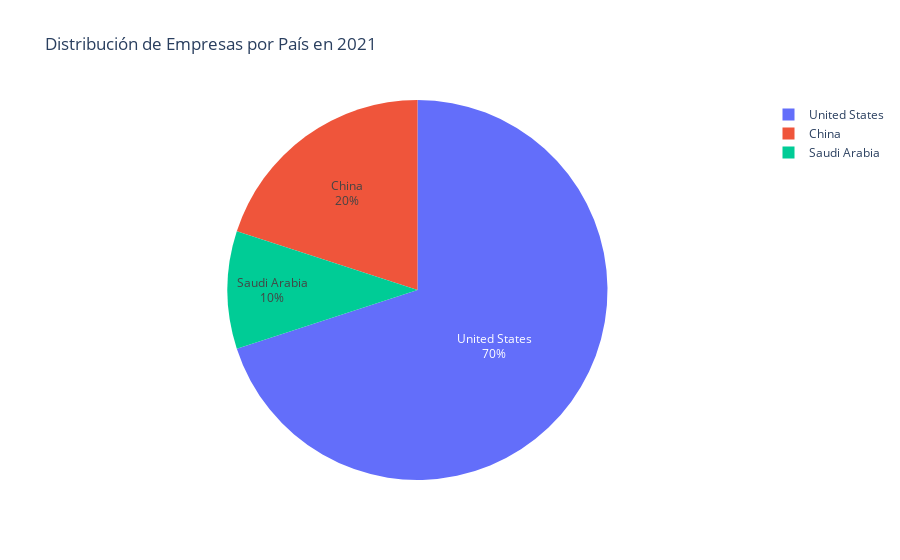
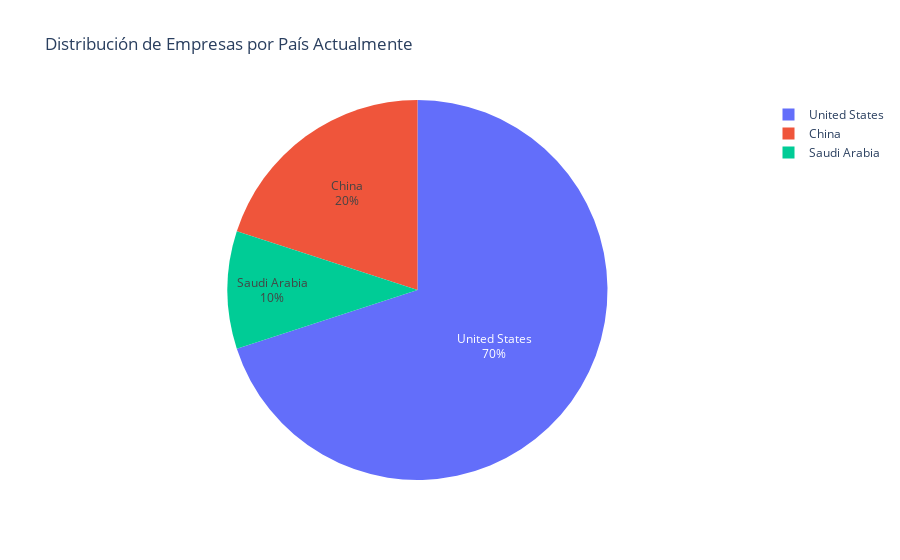

These figures' notebook cell, in order:
### Code cell
# Crear un gráfico de pastel para la distribución de empresas por país en 2021
fig_2021 = px.pie(
    df_2021.head(10), names='pais', title='Distribución de Empresas por País en 2021', template='plotly'
)

fig_2021.update_traces(textinfo='percent+label')

# Mostrar el gráfico de pastel para 2021
fig_2021.show()

# Crear un gráfico de pastel para la distribución de empresas por país actualmente
fig_actual = px.pie(
    df_2021.head(10), names='pais', title='Distribución de Empresas por País Actualmente', template='plotly'
)

fig_actual.update_traces(textinfo='percent+label')

# Mostrar el gráfico de pastel actual
fig_actual.show()

### Figure 1 — Plotly figure (JSON) as saved in the notebook; plotly's stock layout.template omitted (floating-point values rounded to 4 significant figures)
{"data": [{"domain": {"x": [0, 1], "y": [0, 1]}, "hovertemplate": "pais=%{label}<extra></extra>", "labels": ["United States", "United States", "Saudi Arabia", "United States", "United States", "United States", "China", "United States", "China", "United States"], "legendgroup": "", "name": "", "showlegend": true, "textinfo": "percent+label", "type": "pie"}], "layout": {"legend": {"tracegroupgap": 0}, "title": {"text": "Distribución de Empresas por País en 2021"}}}

### Figure 2 — Plotly figure (JSON) as saved in the notebook; plotly's stock layout.template omitted (floating-point values rounded to 4 significant figures)
{"data": [{"domain": {"x": [0, 1], "y": [0, 1]}, "hovertemplate": "pais=%{label}<extra></extra>", "labels": ["United States", "United States", "Saudi Arabia", "United States", "United States", "United States", "China", "United States", "China", "United States"], "legendgroup": "", "name": "", "showlegend": true, "textinfo": "percent+label", "type": "pie"}], "layout": {"legend": {"tracegroupgap": 0}, "title": {"text": "Distribución de Empresas por País Actualmente"}}}
